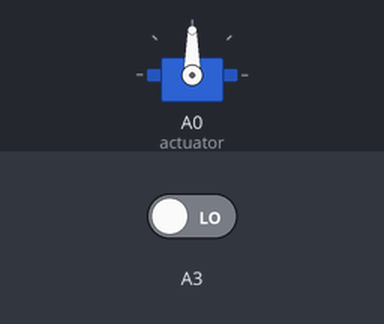
Recording of a sketch running on a simulated Arduino Uno, built for the host (arithmetic inside an expression is 32-bit, double 64-bit). Parts: servo. Inputs (shaded band) come from the test bench; at power-on: A3 LOW.

Above: at 1.2 s.
1.3 s: A3 driven HIGH
At 1.9 s:
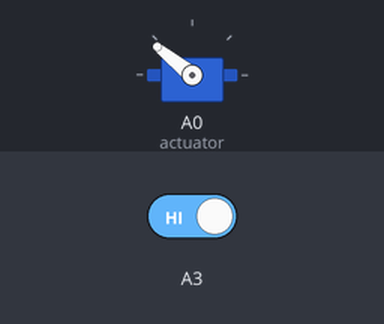
At 26.4 s:
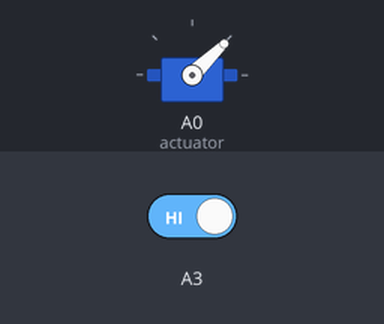
Timing chart, 0 to 27.2 s (numbered marks = the images above; inputs shaded):
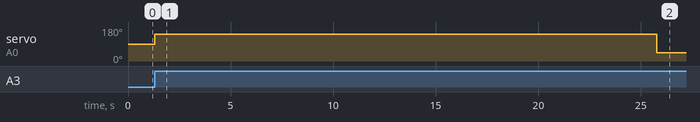

Measured:
- after the input at 1.3 s, servo on A0 (actuator): 90° → 141° at once, → 44° 24.5 s later

The sketch:

actuator.ino
```cpp
#include <Servo.h>

Servo actuator;
int delay_time = 90 * 1000;

void setup() {
  // put your setup code here, to run once:
  actuator.attach(A0);
  pinMode(A3, INPUT_PULLDOWN);
}

void loop() {
  // put your main code here, to run repeatedly:
  while (!digitalRead(A3));

  actuator.writeMicroseconds(2000);
  delay(delay_time);
  actuator.writeMicroseconds(1000);
  delay(delay_time);
  actuator.writeMicroseconds(2000);
}
```
